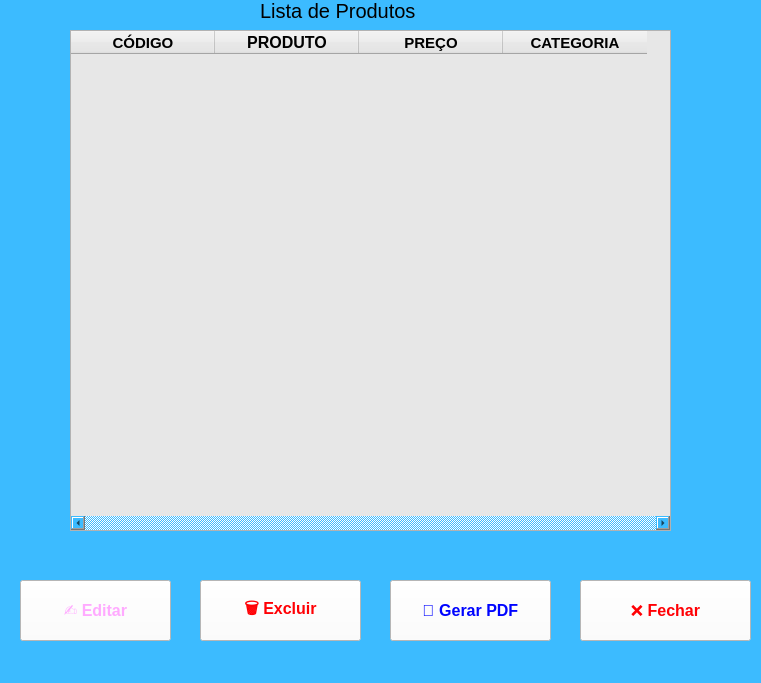
<?xml version="1.0" encoding="UTF-8"?>
<ui version="4.0">
 <class>Listaprod</class>
 <widget class="QMainWindow" name="Listaprod">
  <property name="geometry">
   <rect>
    <x>0</x>
    <y>0</y>
    <width>761</width>
    <height>683</height>
   </rect>
  </property>
  <property name="windowTitle">
   <string>MainWindow</string>
  </property>
  <property name="styleSheet">
   <string notr="true">background-color: rgb(60, 187, 255);</string>
  </property>
  <widget class="QWidget" name="centralwidget">
   <widget class="QLabel" name="label">
    <property name="geometry">
     <rect>
      <x>260</x>
      <y>-20</y>
      <width>261</width>
      <height>61</height>
     </rect>
    </property>
    <property name="font">
     <font>
      <pointsize>15</pointsize>
     </font>
    </property>
    <property name="text">
     <string>Lista de Produtos</string>
    </property>
   </widget>
   <widget class="QTableWidget" name="tableWidget">
    <property name="geometry">
     <rect>
      <x>70</x>
      <y>30</y>
      <width>601</width>
      <height>501</height>
     </rect>
    </property>
    <property name="minimumSize">
     <size>
      <width>511</width>
      <height>501</height>
     </size>
    </property>
    <property name="font">
     <font>
      <pointsize>10</pointsize>
      <weight>50</weight>
      <bold>false</bold>
     </font>
    </property>
    <property name="styleSheet">
     <string notr="true">background-color: rgb(231, 231, 231);</string>
    </property>
    <property name="horizontalScrollBarPolicy">
     <enum>Qt::ScrollBarAlwaysOn</enum>
    </property>
    <property name="showGrid">
     <bool>true</bool>
    </property>
    <property name="gridStyle">
     <enum>Qt::NoPen</enum>
    </property>
    <property name="rowCount">
     <number>0</number>
    </property>
    <property name="columnCount">
     <number>4</number>
    </property>
    <attribute name="horizontalHeaderCascadingSectionResizes">
     <bool>true</bool>
    </attribute>
    <attribute name="horizontalHeaderDefaultSectionSize">
     <number>144</number>
    </attribute>
    <attribute name="horizontalHeaderMinimumSectionSize">
     <number>62</number>
    </attribute>
    <column>
     <property name="text">
      <string>CÓDIGO</string>
     </property>
     <property name="font">
      <font>
       <pointsize>11</pointsize>
       <weight>75</weight>
       <bold>true</bold>
      </font>
     </property>
    </column>
    <column>
     <property name="text">
      <string>PRODUTO</string>
     </property>
     <property name="font">
      <font>
       <pointsize>12</pointsize>
       <weight>75</weight>
       <bold>true</bold>
      </font>
     </property>
    </column>
    <column>
     <property name="text">
      <string>PREÇO</string>
     </property>
     <property name="font">
      <font>
       <pointsize>11</pointsize>
       <weight>75</weight>
       <bold>true</bold>
      </font>
     </property>
    </column>
    <column>
     <property name="text">
      <string notr="true">CATEGORIA</string>
     </property>
     <property name="font">
      <font>
       <pointsize>11</pointsize>
       <weight>75</weight>
       <bold>true</bold>
      </font>
     </property>
    </column>
   </widget>
   <widget class="QPushButton" name="btexcluir">
    <property name="geometry">
     <rect>
      <x>200</x>
      <y>580</y>
      <width>161</width>
      <height>61</height>
     </rect>
    </property>
    <property name="font">
     <font>
      <pointsize>12</pointsize>
      <weight>75</weight>
      <bold>true</bold>
     </font>
    </property>
    <property name="styleSheet">
     <string notr="true">background-color: rgb(255, 255, 255);
color:rgb(255, 0, 4)</string>
    </property>
    <property name="text">
     <string>🗑️ Excluir</string>
    </property>
   </widget>
   <widget class="QPushButton" name="bteditar">
    <property name="geometry">
     <rect>
      <x>20</x>
      <y>580</y>
      <width>151</width>
      <height>61</height>
     </rect>
    </property>
    <property name="font">
     <font>
      <pointsize>12</pointsize>
      <weight>75</weight>
      <bold>true</bold>
     </font>
    </property>
    <property name="styleSheet">
     <string notr="true">background-color: rgb(255, 255, 255);
color:rgb(255, 170, 255)
</string>
    </property>
    <property name="text">
     <string>✍️ Editar</string>
    </property>
   </widget>
   <widget class="QPushButton" name="btfechar">
    <property name="geometry">
     <rect>
      <x>580</x>
      <y>580</y>
      <width>171</width>
      <height>61</height>
     </rect>
    </property>
    <property name="font">
     <font>
      <pointsize>12</pointsize>
      <weight>75</weight>
      <bold>true</bold>
     </font>
    </property>
    <property name="styleSheet">
     <string notr="true">background-color: rgb(255, 255, 255);
color:rgb(255, 0, 4)</string>
    </property>
    <property name="text">
     <string>❌ Fechar</string>
    </property>
    <property name="icon">
     <iconset>
      <normaloff>../icones/download.png</normaloff>../icones/download.png</iconset>
    </property>
    <property name="iconSize">
     <size>
      <width>55</width>
      <height>55</height>
     </size>
    </property>
   </widget>
   <widget class="QPushButton" name="btpdf">
    <property name="geometry">
     <rect>
      <x>390</x>
      <y>580</y>
      <width>161</width>
      <height>61</height>
     </rect>
    </property>
    <property name="font">
     <font>
      <pointsize>12</pointsize>
      <weight>75</weight>
      <bold>true</bold>
     </font>
    </property>
    <property name="styleSheet">
     <string notr="true">background-color: rgb(255, 255, 255);
color:rgb(0, 4, 255)
</string>
    </property>
    <property name="text">
     <string>📄 Gerar PDF</string>
    </property>
    <property name="icon">
     <iconset>
      <normaloff>../icones/download.png</normaloff>../icones/download.png</iconset>
    </property>
    <property name="iconSize">
     <size>
      <width>55</width>
      <height>55</height>
     </size>
    </property>
   </widget>
  </widget>
  <widget class="QMenuBar" name="menubar">
   <property name="geometry">
    <rect>
     <x>0</x>
     <y>0</y>
     <width>761</width>
     <height>21</height>
    </rect>
   </property>
  </widget>
 </widget>
 <resources/>
 <connections/>
</ui>
